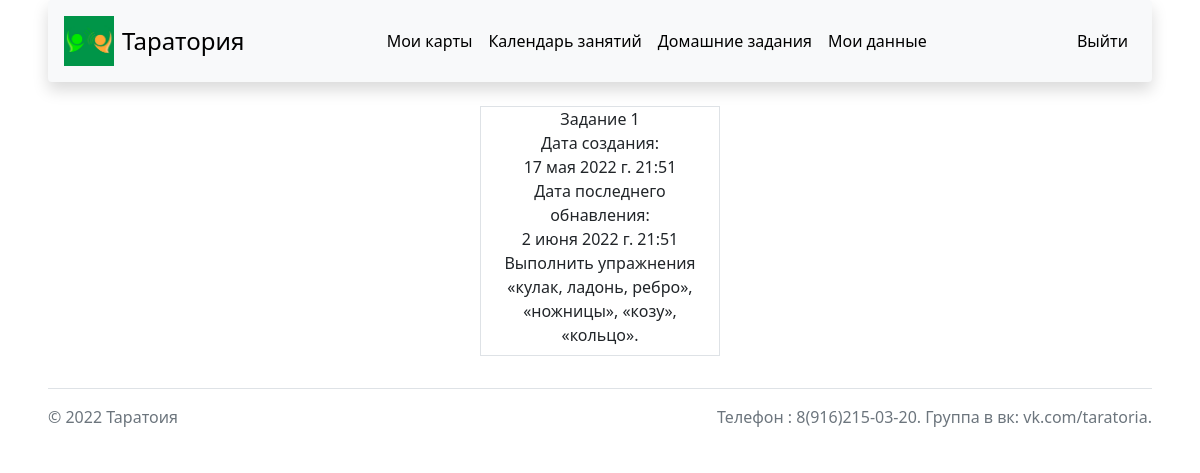
Screenshot of /crm/homework (signed in) with the database file from the repository.
### crm/models.py (models this page shows, shortened)
class Homework(models.Model):
    login = models.ForeignKey('auth.User', on_delete=models.CASCADE)
    homework_name = models.CharField('Название домашнего задания:', max_length=100)
    date_of_issue = models.DateTimeField('Дата создания:', blank=True, null=True)
    last_update = models.DateTimeField('Последняя дата обновления:', blank=True, null=True)
    homework = models.TextField('Домашние задание:', max_length=500, blank=True)
    class Meta:
        verbose_name = 'Домашнее задание'
        verbose_name_plural = 'Домашние задания'

### crm/views.py (the view)
# urls.py: path('homework', views.homework, name='homework'),
def homework(request):
    data={}
    if request.user.username == 'speech':
        if request.method == 'GET':
            form = PickUserForm(request.GET)
            if form.is_valid():
                news = Homework.objects.filter(login=request.GET.get('login')).order_by('homework_name')
                data = {
                    'form': form,
                    'news': news
                }
            else:
                form = PickUserForm()
                data = {
                    'form': form,
                }
    else:
        user_data = Homework.objects.filter(login=request.user.id).order_by('homework_name')
        data = {
            'user_data': user_data
        }
    return render(request, 'crm/homework.html', data)

### crm/templates/crm/homework.html (shortened to what this page needs)
{% extends 'crm/sample.html' %}
{% load static %}
{% block content %}
         {% if request.user.is_authenticated and request.user.username == 'speech' %}
                <div class="mb-2 px-2 pb-2 mx-2 text-center">
                    <form method="get">
                        <p>Выберите пользователя:</p>
                        <p>{{ form.login }}</p>
                    <button class ="btn btn-success mb-3" type="submit">Выбрать пользователя</button>
                    </form>
                </div>
                <div class="d-flex flex-wrap justify-content-center text-center mx-2">
                    {% for el in news %}
                        <div class="mb-2 px-2 pb-2 mx-2 text-center border" style="max-width: 30vh">
                            {{ el.homework_name }}<br>
                            <p class="mb-0">Дата создания:</p>
                            {{ el.date_of_issue }}<br>
                            <p class="mb-0">Дата последнего обнавления:</p>
                            {{ el.last_update }}<br>
                            <p class="mb-0">Содержание:</p>
                            {{ el.homework }}<br>
                            <a href="{% url 'homework_update' el.id %}" class="btn btn-warning mb-2" style="min-width: 20vh">Обновить</a><br>
                            <a href="{% url 'homework_delete' el.id %}" class="btn btn-warning" style="min-width: 20vh">Удалить дз</a><br>
                        </div>
                    {% endfor %}
                </div>
                <div class="text-center">
                    <a href="{% url 'create_homework' %}" class="px-2 text-black">Создать дз</a>
                </div>
         {% elif request.user.is_authenticated %}
                <div class="d-flex flex-wrap justify-content-center text-center mx-2">
                    {% for el in user_data %}
                        <div class="mb-2 px-2 pb-2 mx-2 text-center border" style="max-width: 30vh">
                            {{ el.homework_name }}<br>
                            <p class="mb-0">Дата создания:</p>
                            {{ el.date_of_issue }}<br>
                            <p class="mb-0">Дата последнего обнавления:</p>
                            {{ el.last_update }}<br>
                            {{ el.homework }}<br>
                        </div>
                    {% endfor %}
                </div>
         {% else %}
            <div class="text-center">
                <p>Авторизуйтесь чтобы увидеть эту страницу</p>
                <a href="{% url 'login' %}" class="nav-link px-2 text-black text-center">Войти</a>
            </div>
         {% endif %}
{% endblock %}

### rows the page displays
Homework: homework_name "Задание 1", date_of_issue "17 мая 2022 г. 21:51", last_update "2 июня 2022 г. 21:51", homework "Выполнить упражнения «кулак, ладонь, ребро», «ножницы», «козу», «кольцо»."
